Frame 1 (no input): blank canvas, image omitted
Frame 60 (no input): blank canvas, image omitted
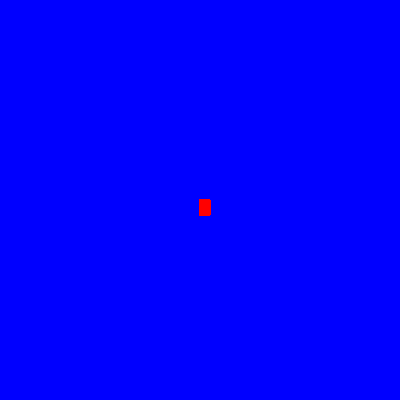
Frame 120 (the mouse pressed at the canvas centre since frame 60)

The p5.js sketch whose frames 1 and 60 were blank and that drew this single picture after the mouse press (run headless with seeded random() and noise() and a simulated clock; from frame 60 on, the mouse is pressed at the canvas centre):

// p5.js sketch
// ── sketch.js
function setup() {
    createCanvas(400, 400);
    background("blue")
  }
  
  function draw() {
    stroke("red");
    fill("red");
    
    
    if (mouseIsPressed) {
      rect(mouseX, mouseY, 10, 15);
    }
  }
  
